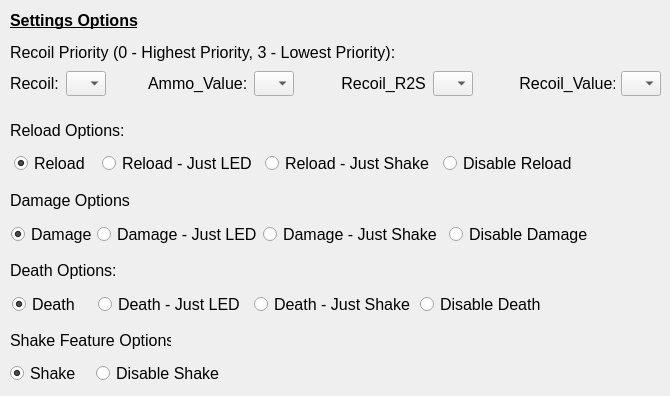
   <widget class="QWidget" name="stab">
    <attribute name="title">
     <string>Settings</string>
    </attribute>
    <widget class="QLabel" name="recoilInfoLabel">
     <property name="geometry">
      <rect>
       <x>10</x>
       <y>40</y>
       <width>391</width>
       <height>25</height>
      </rect>
     </property>
     <property name="font">
      <font>
       <pointsize>12</pointsize>
      </font>
     </property>
     <property name="styleSheet">
      <string notr="true">color : black;</string>
     </property>
     <property name="text">
      <string>Recoil Priority (0 - Highest Priority, 3 - Lowest Priority):</string>
     </property>
    </widget>
    <widget class="QLabel" name="recoilHeadLabel">
     <property name="geometry">
      <rect>
       <x>10</x>
       <y>0</y>
       <width>131</width>
       <height>41</height>
      </rect>
     </property>
     <property name="font">
      <font>
       <pointsize>12</pointsize>
       <bold>true</bold>
       <underline>true</underline>
      </font>
     </property>
     <property name="text">
      <string>Settings Options</string>
     </property>
     <property name="alignment">
      <set>Qt::AlignmentFlag::AlignLeading|Qt::AlignmentFlag::AlignLeft|Qt::AlignmentFlag::AlignVCenter</set>
     </property>
    </widget>
    <widget class="QLabel" name="reloadLabel">
     <property name="geometry">
      <rect>
       <x>10</x>
       <y>110</y>
       <width>121</width>
       <height>41</height>
      </rect>
     </property>
     <property name="font">
      <font>
       <pointsize>12</pointsize>
      </font>
     </property>
     <property name="text">
      <string>Reload Options:</string>
     </property>
    </widget>
    <widget class="QLabel" name="reloadLabel_2">
     <property name="geometry">
      <rect>
       <x>10</x>
       <y>180</y>
       <width>121</width>
       <height>41</height>
      </rect>
     </property>
     <property name="font">
      <font>
       <pointsize>12</pointsize>
      </font>
     </property>
     <property name="text">
      <string>Damage Options:</string>
     </property>
    </widget>
    <widget class="QLabel" name="reloadLabel_3">
     <property name="geometry">
      <rect>
       <x>10</x>
       <y>250</y>
       <width>111</width>
       <height>41</height>
      </rect>
     </property>
     <property name="font">
      <font>
       <pointsize>12</pointsize>
      </font>
     </property>
     <property name="text">
      <string>Death Options:</string>
     </property>
    </widget>
    <widget class="QLabel" name="reloadLabel_4">
     <property name="geometry">
      <rect>
       <x>10</x>
       <y>320</y>
       <width>161</width>
       <height>41</height>
      </rect>
     </property>
     <property name="font">
      <font>
       <pointsize>12</pointsize>
      </font>
     </property>
     <property name="text">
      <string>Shake Feature Options:</string>
     </property>
    </widget>
    <widget class="QWidget" name="">
     <property name="geometry">
      <rect>
       <x>10</x>
       <y>70</y>
       <width>651</width>
       <height>27</height>
      </rect>
     </property>
     <layout class="QHBoxLayout" name="horizontalLayout_23">
      <item>
       <widget class="QLabel" name="recoilLabel">
        <property name="sizePolicy">
         <sizepolicy hsizetype="Fixed" vsizetype="Fixed">
          <horstretch>0</horstretch>
          <verstretch>0</verstretch>
         </sizepolicy>
        </property>
        <property name="minimumSize">
         <size>
          <width>50</width>
          <height>25</height>
         </size>
        </property>
        <property name="maximumSize">
         <size>
          <width>50</width>
          <height>25</height>
         </size>
        </property>
        <property name="baseSize">
         <size>
          <width>50</width>
          <height>25</height>
         </size>
        </property>
        <property name="font">
         <font>
          <pointsize>12</pointsize>
         </font>
        </property>
        <property name="text">
         <string>Recoil:</string>
        </property>
       </widget>
      </item>
      <item>
       <widget class="QComboBox" name="recoilComboBox">
        <property name="sizePolicy">
         <sizepolicy hsizetype="Fixed" vsizetype="Fixed">
          <horstretch>0</horstretch>
          <verstretch>0</verstretch>
         </sizepolicy>
        </property>
        <property name="minimumSize">
         <size>
          <width>40</width>
          <height>25</height>
         </size>
        </property>
        <property name="maximumSize">
         <size>
          <width>40</width>
          <height>25</height>
         </size>
        </property>
        <property name="baseSize">
         <size>
          <width>40</width>
          <height>25</height>
         </size>
        </property>
       </widget>
      </item>
      <item>
       <spacer name="horizontalSpacer_3">
        <property name="orientation">
         <enum>Qt::Orientation::Horizontal</enum>
        </property>
        <property name="sizeHint" stdset="0">
         <size>
          <width>200</width>
          <height>25</height>
         </size>
        </property>
       </spacer>
      </item>
      <item>
       <widget class="QLabel" name="ammoLabel">
        <property name="sizePolicy">
         <sizepolicy hsizetype="Fixed" vsizetype="Fixed">
          <horstretch>0</horstretch>
          <verstretch>0</verstretch>
         </sizepolicy>
        </property>
        <property name="minimumSize">
         <size>
          <width>100</width>
          <height>25</height>
         </size>
        </property>
        <property name="maximumSize">
         <size>
          <width>100</width>
          <height>25</height>
         </size>
        </property>
        <property name="baseSize">
         <size>
          <width>100</width>
          <height>25</height>
         </size>
        </property>
        <property name="font">
         <font>
          <pointsize>12</pointsize>
         </font>
        </property>
        <property name="text">
         <string>Ammo_Value:</string>
        </property>
       </widget>
      </item>
      <item>
       <widget class="QComboBox" name="ammoValueComboBox">
        <property name="sizePolicy">
         <sizepolicy hsizetype="Fixed" vsizetype="Fixed">
          <horstretch>0</horstretch>
          <verstretch>0</verstretch>
         </sizepolicy>
        </property>
        <property name="minimumSize">
         <size>
          <width>40</width>
          <height>25</height>
         </size>
        </property>
        <property name="maximumSize">
         <size>
          <width>40</width>
          <height>25</height>
         </size>
        </property>
        <property name="baseSize">
         <size>
          <width>40</width>
          <height>25</height>
         </size>
        </property>
       </widget>
      </item>
      <item>
       <spacer name="horizontalSpacer_4">
        <property name="orientation">
         <enum>Qt::Orientation::Horizontal</enum>
        </property>
        <property name="sizeHint" stdset="0">
         <size>
          <width>200</width>
          <height>25</height>
         </size>
        </property>
       </spacer>
      </item>
      <item>
       <widget class="QLabel" name="r2sLabel">
        <property name="sizePolicy">
         <sizepolicy hsizetype="Fixed" vsizetype="Fixed">
          <horstretch>0</horstretch>
          <verstretch>0</verstretch>
         </sizepolicy>
        </property>
        <property name="minimumSize">
         <size>
          <width>90</width>
          <height>25</height>
         </size>
        </property>
        <property name="maximumSize">
         <size>
          <width>90</width>
          <height>25</height>
         </size>
        </property>
        <property name="baseSize">
         <size>
          <width>90</width>
          <height>25</height>
         </size>
        </property>
        <property name="font">
         <font>
          <pointsize>12</pointsize>
         </font>
        </property>
        <property name="text">
         <string> Recoil_R2S:</string>
        </property>
       </widget>
      </item>
      <item>
       <widget class="QComboBox" name="recoilR2SComboBox">
        <property name="sizePolicy">
         <sizepolicy hsizetype="Fixed" vsizetype="Fixed">
          <horstretch>0</horstretch>
          <verstretch>0</verstretch>
         </sizepolicy>
        </property>
        <property name="minimumSize">
         <size>
          <width>40</width>
          <height>25</height>
         </size>
        </property>
        <property name="maximumSize">
         <size>
          <width>40</width>
          <height>25</height>
         </size>
        </property>
        <property name="baseSize">
         <size>
          <width>40</width>
          <height>25</height>
         </size>
        </property>
       </widget>
      </item>
      <item>
       <spacer name="horizontalSpacer_5">
        <property name="orientation">
         <enum>Qt::Orientation::Horizontal</enum>
        </property>
        <property name="sizeHint" stdset="0">
         <size>
          <width>200</width>
          <height>25</height>
         </size>
        </property>
       </spacer>
      </item>
      <item>
       <widget class="QLabel" name="valueLabel">
        <property name="sizePolicy">
         <sizepolicy hsizetype="Fixed" vsizetype="Fixed">
          <horstretch>0</horstretch>
          <verstretch>0</verstretch>
         </sizepolicy>
        </property>
        <property name="minimumSize">
         <size>
          <width>100</width>
          <height>25</height>
         </size>
        </property>
        <property name="maximumSize">
         <size>
          <width>100</width>
          <height>25</height>
         </size>
        </property>
        <property name="baseSize">
         <size>
          <width>100</width>
          <height>25</height>
         </size>
        </property>
        <property name="font">
         <font>
          <pointsize>12</pointsize>
         </font>
        </property>
        <property name="text">
         <string> Recoil_Value:</string>
        </property>
       </widget>
      </item>
      <item>
       <widget class="QComboBox" name="recoilValueComboBox">
        <property name="sizePolicy">
         <sizepolicy hsizetype="Fixed" vsizetype="Fixed">
          <horstretch>0</horstretch>
          <verstretch>0</verstretch>
         </sizepolicy>
        </property>
        <property name="minimumSize">
         <size>
          <width>40</width>
          <height>25</height>
         </size>
        </property>
        <property name="maximumSize">
         <size>
          <width>40</width>
          <height>25</height>
         </size>
        </property>
        <property name="baseSize">
         <size>
          <width>40</width>
          <height>25</height>
         </size>
        </property>
       </widget>
      </item>
     </layout>
    </widget>
    <widget class="QWidget" name="">
     <property name="geometry">
      <rect>
       <x>10</x>
       <y>360</y>
       <width>218</width>
       <height>27</height>
      </rect>
     </property>
     <layout class="QHBoxLayout" name="horizontalLayout_27">
      <item>
       <widget class="QRadioButton" name="shakeRadioButton">
        <property name="sizePolicy">
         <sizepolicy hsizetype="Fixed" vsizetype="Fixed">
          <horstretch>0</horstretch>
          <verstretch>0</verstretch>
         </sizepolicy>
        </property>
        <property name="minimumSize">
         <size>
          <width>80</width>
          <height>25</height>
         </size>
        </property>
        <property name="maximumSize">
         <size>
          <width>80</width>
          <height>25</height>
         </size>
        </property>
        <property name="baseSize">
         <size>
          <width>80</width>
          <height>25</height>
         </size>
        </property>
        <property name="font">
         <font>
          <pointsize>12</pointsize>
         </font>
        </property>
        <property name="text">
         <string>Shake</string>
        </property>
        <property name="checked">
         <bool>true</bool>
        </property>
       </widget>
      </item>
      <item>
       <widget class="QRadioButton" name="disableShakeradioButton">
        <property name="sizePolicy">
         <sizepolicy hsizetype="Fixed" vsizetype="Fixed">
          <horstretch>0</horstretch>
          <verstretch>0</verstretch>
         </sizepolicy>
        </property>
        <property name="minimumSize">
         <size>
          <width>130</width>
          <height>25</height>
         </size>
        </property>
        <property name="maximumSize">
         <size>
          <width>130</width>
          <height>25</height>
         </size>
        </property>
        <property name="baseSize">
         <size>
          <width>130</width>
          <height>25</height>
         </size>
        </property>
        <property name="font">
         <font>
          <pointsize>12</pointsize>
         </font>
        </property>
        <property name="text">
         <string>Disable Shake</string>
        </property>
       </widget>
      </item>
     </layout>
    </widget>
    <widget class="QWidget" name="">
     <property name="geometry">
      <rect>
       <x>12</x>
       <y>150</y>
       <width>575</width>
       <height>27</height>
      </rect>
     </property>
     <layout class="QHBoxLayout" name="horizontalLayout_24">
      <item>
       <widget class="QRadioButton" name="reloadRadioButton">
        <property name="sizePolicy">
         <sizepolicy hsizetype="Fixed" vsizetype="Fixed">
          <horstretch>0</horstretch>
          <verstretch>0</verstretch>
         </sizepolicy>
        </property>
        <property name="minimumSize">
         <size>
          <width>80</width>
          <height>25</height>
         </size>
        </property>
        <property name="maximumSize">
         <size>
          <width>80</width>
          <height>25</height>
         </size>
        </property>
        <property name="baseSize">
         <size>
          <width>80</width>
          <height>25</height>
         </size>
        </property>
        <property name="font">
         <font>
          <pointsize>12</pointsize>
         </font>
        </property>
        <property name="text">
         <string>Reload</string>
        </property>
        <property name="checked">
         <bool>true</bool>
        </property>
       </widget>
      </item>
      <item>
       <widget class="QRadioButton" name="reloadJustLEDRadioButton">
        <property name="sizePolicy">
         <sizepolicy hsizetype="Fixed" vsizetype="Fixed">
          <horstretch>0</horstretch>
          <verstretch>0</verstretch>
         </sizepolicy>
        </property>
        <property name="minimumSize">
         <size>
          <width>155</width>
          <height>25</height>
         </size>
        </property>
        <property name="maximumSize">
         <size>
          <width>155</width>
          <height>25</height>
         </size>
        </property>
        <property name="baseSize">
         <size>
          <width>155</width>
          <height>25</height>
         </size>
        </property>
        <property name="font">
         <font>
          <pointsize>12</pointsize>
         </font>
        </property>
        <property name="text">
         <string>Reload - Just LED</string>
        </property>
       </widget>
      </item>
      <item>
       <widget class="QRadioButton" name="reloadJustShakeRadioButton">
        <property name="sizePolicy">
         <sizepolicy hsizetype="Fixed" vsizetype="Fixed">
          <horstretch>0</horstretch>
          <verstretch>0</verstretch>
         </sizepolicy>
        </property>
        <property name="minimumSize">
         <size>
          <width>170</width>
          <height>25</height>
         </size>
        </property>
        <property name="maximumSize">
         <size>
          <width>170</width>
          <height>25</height>
         </size>
        </property>
        <property name="baseSize">
         <size>
          <width>170</width>
          <height>25</height>
         </size>
        </property>
        <property name="font">
         <font>
          <pointsize>12</pointsize>
         </font>
        </property>
        <property name="text">
         <string>Reload - Just Shake</string>
        </property>
       </widget>
      </item>
      <item>
       <widget class="QRadioButton" name="disableReloadradioButton">
        <property name="sizePolicy">
         <sizepolicy hsizetype="Fixed" vsizetype="Fixed">
          <horstretch>0</horstretch>
          <verstretch>0</verstretch>
         </sizepolicy>
        </property>
        <property name="minimumSize">
         <size>
          <width>140</width>
          <height>25</height>
         </size>
        </property>
        <property name="maximumSize">
         <size>
          <width>140</width>
          <height>25</height>
         </size>
        </property>
        <property name="baseSize">
         <size>
          <width>140</width>
          <height>25</height>
         </size>
        </property>
        <property name="font">
         <font>
          <pointsize>12</pointsize>
         </font>
        </property>
        <property name="text">
         <string>Disable Reload</string>
        </property>
       </widget>
      </item>
     </layout>
    </widget>
    <widget class="QWidget" name="">
     <property name="geometry">
      <rect>
       <x>11</x>
       <y>221</y>
       <width>580</width>
       <height>27</height>
      </rect>
     </property>
     <layout class="QHBoxLayout" name="horizontalLayout_25">
      <item>
       <widget class="QRadioButton" name="damageRadioButton">
        <property name="sizePolicy">
         <sizepolicy hsizetype="Fixed" vsizetype="Fixed">
          <horstretch>0</horstretch>
          <verstretch>0</verstretch>
         </sizepolicy>
        </property>
        <property name="minimumSize">
         <size>
          <width>80</width>
          <height>25</height>
         </size>
        </property>
        <property name="maximumSize">
         <size>
          <width>80</width>
          <height>25</height>
         </size>
        </property>
        <property name="baseSize">
         <size>
          <width>80</width>
          <height>25</height>
         </size>
        </property>
        <property name="font">
         <font>
          <pointsize>12</pointsize>
         </font>
        </property>
        <property name="text">
         <string>Damage</string>
        </property>
        <property name="checked">
         <bool>true</bool>
        </property>
       </widget>
      </item>
      <item>
       <widget class="QRadioButton" name="damageJustLEDRadioButton">
        <property name="sizePolicy">
         <sizepolicy hsizetype="Fixed" vsizetype="Fixed">
          <horstretch>0</horstretch>
          <verstretch>0</verstretch>
         </sizepolicy>
        </property>
        <property name="minimumSize">
         <size>
          <width>160</width>
          <height>25</height>
         </size>
        </property>
        <property name="maximumSize">
         <size>
          <width>160</width>
          <height>25</height>
         </size>
        </property>
        <property name="baseSize">
         <size>
          <width>160</width>
          <height>25</height>
         </size>
        </property>
        <property name="font">
         <font>
          <pointsize>12</pointsize>
         </font>
        </property>
        <property name="text">
         <string>Damage - Just LED</string>
        </property>
       </widget>
      </item>
      <item>
       <widget class="QRadioButton" name="damageJustShakeRadioButton">
        <property name="sizePolicy">
         <sizepolicy hsizetype="Fixed" vsizetype="Fixed">
          <horstretch>0</horstretch>
          <verstretch>0</verstretch>
         </sizepolicy>
        </property>
        <property name="minimumSize">
         <size>
          <width>180</width>
          <height>25</height>
         </size>
        </property>
        <property name="maximumSize">
         <size>
          <width>180</width>
          <height>25</height>
         </size>
        </property>
        <property name="baseSize">
         <size>
          <width>180</width>
          <height>25</height>
         </size>
        </property>
        <property name="font">
         <font>
          <pointsize>12</pointsize>
         </font>
        </property>
        <property name="text">
         <string>Damage - Just Shake</string>
        </property>
       </widget>
      </item>
      <item>
       <widget class="QRadioButton" name="disableDamageradioButton">
        <property name="sizePolicy">
         <sizepolicy hsizetype="Fixed" vsizetype="Fixed">
          <horstretch>0</horstretch>
          <verstretch>0</verstretch>
         </sizepolicy>
        </property>
        <property name="minimumSize">
         <size>
          <width>140</width>
          <height>25</height>
         </size>
        </property>
        <property name="maximumSize">
         <size>
          <width>140</width>
          <height>25</height>
         </size>
        </property>
        <property name="baseSize">
         <size>
          <width>140</width>
          <height>25</height>
         </size>
        </property>
        <property name="font">
         <font>
          <pointsize>12</pointsize>
         </font>
        </property>
        <property name="text">
         <string>Disable Damage</string>
        </property>
       </widget>
      </item>
     </layout>
    </widget>
    <widget class="QWidget" name="">
     <property name="geometry">
      <rect>
       <x>12</x>
       <y>291</y>
       <width>550</width>
       <height>27</height>
      </rect>
     </property>
     <layout class="QHBoxLayout" name="horizontalLayout_26">
      <item>
       <widget class="QRadioButton" name="deathRadioButton">
        <property name="sizePolicy">
         <sizepolicy hsizetype="Fixed" vsizetype="Fixed">
          <horstretch>0</horstretch>
          <verstretch>0</verstretch>
         </sizepolicy>
        </property>
        <property name="minimumSize">
         <size>
          <width>80</width>
          <height>25</height>
         </size>
        </property>
        <property name="maximumSize">
         <size>
          <width>80</width>
          <height>25</height>
         </size>
        </property>
        <property name="baseSize">
         <size>
          <width>80</width>
          <height>25</height>
         </size>
        </property>
        <property name="font">
         <font>
          <pointsize>12</pointsize>
         </font>
        </property>
        <property name="text">
         <string>Death</string>
        </property>
        <property name="checked">
         <bool>true</bool>
        </property>
       </widget>
      </item>
      <item>
       <widget class="QRadioButton" name="deathJustLEDRadioButton">
        <property name="sizePolicy">
         <sizepolicy hsizetype="Fixed" vsizetype="Fixed">
          <horstretch>0</horstretch>
          <verstretch>0</verstretch>
         </sizepolicy>
        </property>
        <property name="minimumSize">
         <size>
          <width>150</width>
          <height>25</height>
         </size>
        </property>
        <property name="maximumSize">
         <size>
          <width>150</width>
          <height>25</height>
         </size>
        </property>
        <property name="baseSize">
         <size>
          <width>150</width>
          <height>25</height>
         </size>
        </property>
        <property name="font">
         <font>
          <pointsize>12</pointsize>
         </font>
        </property>
        <property name="text">
         <string>Death - Just LED</string>
        </property>
       </widget>
      </item>
      <item>
       <widget class="QRadioButton" name="deathJustShakeRadioButton">
        <property name="sizePolicy">
         <sizepolicy hsizetype="Fixed" vsizetype="Fixed">
          <horstretch>0</horstretch>
          <verstretch>0</verstretch>
         </sizepolicy>
        </property>
        <property name="minimumSize">
         <size>
          <width>160</width>
          <height>25</height>
         </size>
        </property>
        <property name="maximumSize">
         <size>
          <width>160</width>
          <height>25</height>
         </size>
        </property>
        <property name="baseSize">
         <size>
          <width>160</width>
          <height>25</height>
         </size>
        </property>
        <property name="font">
         <font>
          <pointsize>12</pointsize>
         </font>
        </property>
        <property name="text">
         <string>Death - Just Shake</string>
        </property>
       </widget>
      </item>
      <item>
       <widget class="QRadioButton" name="disableDeathradioButton">
        <property name="sizePolicy">
         <sizepolicy hsizetype="Fixed" vsizetype="Fixed">
          <horstretch>0</horstretch>
          <verstretch>0</verstretch>
         </sizepolicy>
        </property>
        <property name="minimumSize">
         <size>
          <width>140</width>
          <height>25</height>
         </size>
        </property>
        <property name="maximumSize">
         <size>
          <width>140</width>
          <height>25</height>
         </size>
        </property>
        <property name="baseSize">
         <size>
          <width>140</width>
          <height>25</height>
         </size>
        </property>
        <property name="font">
         <font>
          <pointsize>12</pointsize>
         </font>
        </property>
        <property name="text">
         <string>Disable Death</string>
        </property>
       </widget>
      </item>
     </layout>
    </widget>
   </widget>
